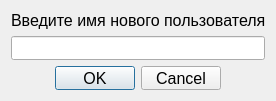
<?xml version="1.0" encoding="UTF-8"?>
<ui version="4.0">
 <class>accountCreation</class>
 <widget class="QDialog" name="accountCreation">
  <property name="geometry">
   <rect>
    <x>0</x>
    <y>0</y>
    <width>276</width>
    <height>101</height>
   </rect>
  </property>
  <property name="minimumSize">
   <size>
    <width>276</width>
    <height>101</height>
   </size>
  </property>
  <property name="maximumSize">
   <size>
    <width>276</width>
    <height>101</height>
   </size>
  </property>
  <property name="windowTitle">
   <string>Новый пользователь</string>
  </property>
  <layout class="QGridLayout" name="gridLayout">
   <item row="0" column="0">
    <widget class="QLabel" name="lblAddNewAccount">
     <property name="font">
      <font>
       <pointsize>12</pointsize>
      </font>
     </property>
     <property name="text">
      <string>Введите имя нового пользователя:</string>
     </property>
    </widget>
   </item>
   <item row="3" column="0">
    <widget class="QDialogButtonBox" name="buttonBox">
     <property name="font">
      <font>
       <pointsize>12</pointsize>
      </font>
     </property>
     <property name="orientation">
      <enum>Qt::Horizontal</enum>
     </property>
     <property name="standardButtons">
      <set>QDialogButtonBox::Cancel|QDialogButtonBox::Ok</set>
     </property>
     <property name="centerButtons">
      <bool>true</bool>
     </property>
    </widget>
   </item>
   <item row="1" column="0">
    <widget class="QLineEdit" name="lnEditAccountName">
     <property name="font">
      <font>
       <pointsize>12</pointsize>
      </font>
     </property>
    </widget>
   </item>
  </layout>
 </widget>
 <resources/>
 <connections>
  <connection>
   <sender>buttonBox</sender>
   <signal>accepted()</signal>
   <receiver>accountCreation</receiver>
   <slot>accept()</slot>
   <hints>
    <hint type="sourcelabel">
     <x>248</x>
     <y>254</y>
    </hint>
    <hint type="destinationlabel">
     <x>157</x>
     <y>274</y>
    </hint>
   </hints>
  </connection>
  <connection>
   <sender>buttonBox</sender>
   <signal>rejected()</signal>
   <receiver>accountCreation</receiver>
   <slot>reject()</slot>
   <hints>
    <hint type="sourcelabel">
     <x>316</x>
     <y>260</y>
    </hint>
    <hint type="destinationlabel">
     <x>286</x>
     <y>274</y>
    </hint>
   </hints>
  </connection>
 </connections>
</ui>
